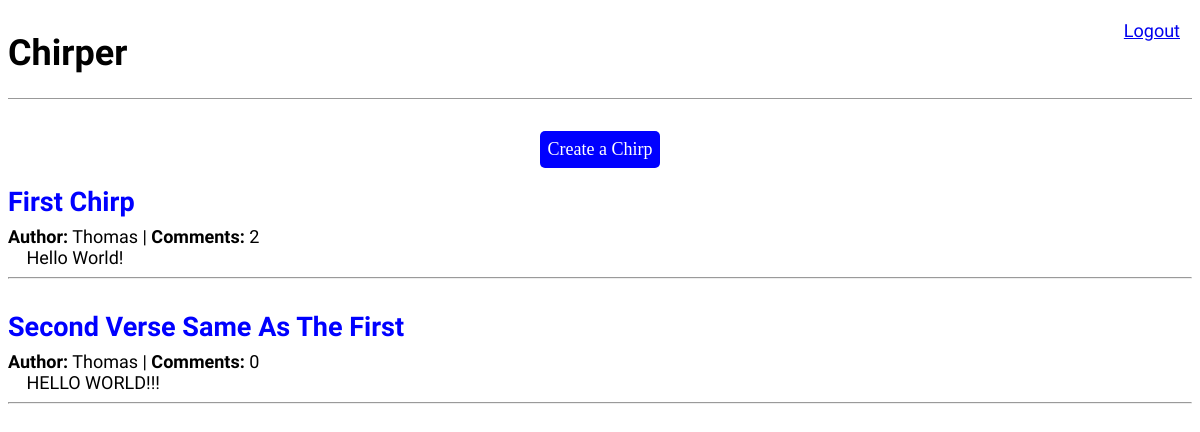
Before: /dashboard/ with the older database file.
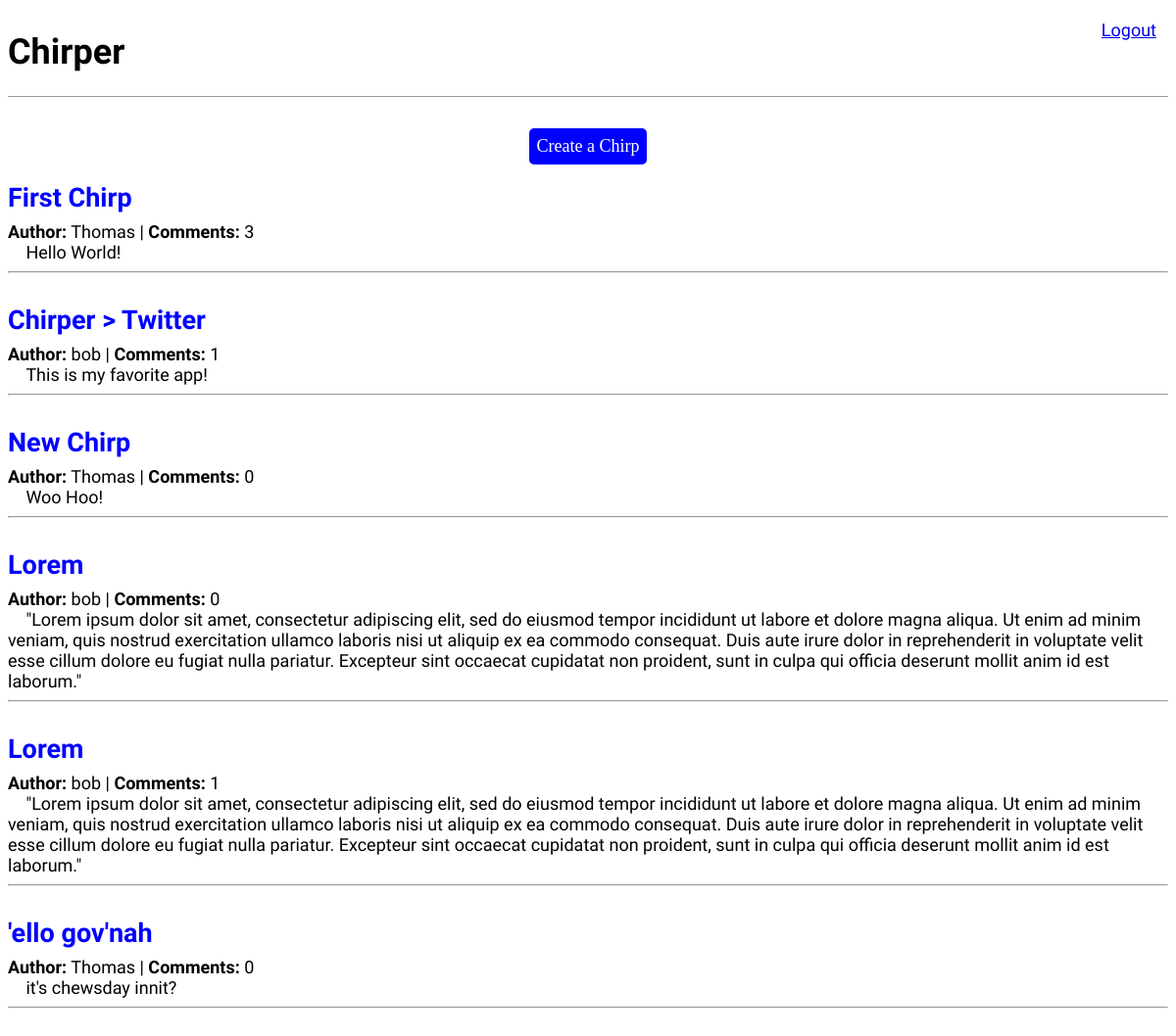
After: the same page with the newer database file.
### chirper/models.py (models this page shows, shortened)
class Chirp(models.Model):
    title = models.CharField(max_length=50)
    chirper = models.ForeignKey( "auth.User", on_delete=models.CASCADE,)
    body = models.TextField()

### chirper/views.py (the view)
# urls.py: path("dashboard/", ChirpListView.as_view(), name="dashboard"),
class ChirpListView(ListView):
    model = Chirp
    template_name = "dashboard.html"

### templates/dashboard.html (shortened to what this page needs)
{% extends "base.html" %}
{% block content %}
<div style="text-align: center;">
    <form method="get" action="{% url 'create_chirp' %}">
        <button class="create-chirp-button" type="submit">Create a Chirp</button>
    </form>
</div>
{% for chirp in chirp_list %}
    <div class="chirp-entry">
        <h2><a href="{% url 'chirp_detail' chirp.pk %}">{{ chirp.title }}</a></h2>
        <p><b>Author:</b> {{ chirp.chirper }} | <b>Comments:</b> {{ chirp.comment_set.count }}</p>
        <p>&emsp;{{ chirp.body }}</p>
        <hr>
    </div>
{% endfor %}
{% endblock content %}

### templates/base.html (shortened to what this page needs)
{% load static %}
<html>
    <head>
        <link href="{% static 'css/base.css' %}" rel="stylesheet">
    </head>
    <body class="{% block bodyclass %}{{ body_class }}{% endblock %}">
        <header>
            <h1>{% if user.is_authenticated %}<a href="{% url 'dashboard' %}">{% endif %}Chirper</a></h1>
            <div class="logout-link">
                <a href="{% url 'logout' %}">Logout</a>
            </div>
        </header>
        <div>
            {% block content %} {% endblock content %}
        </div>
    </body>
</html>

### static/css/base.css (style rules this page uses)
body { font-family: 'Source Sans Pro', sans-serif; font-size: 18px; }
header { border-bottom: 1px solid #999; margin-bottom: 2rem; display: flex; }
.chirp-entry { margin-bottom: 2rem; }
.chirp-entry h2 { margin: 0.5rem 0; }
.chirp-entry h2 a, .chirp-entry h2 a:visited { color: blue; text-decoration: none; }
.chirp-entry p { margin: 0; font-weight: 400; }
.logout-link { position: fixed; top: 20px; right: 20px; z-index: 9999; color: red; }
.create-chirp-button { background-color: blue; color: white; padding: 8px; border: none; cursor: pointer; text-decoration: none; border-radius: 5px; font-family: cursive; font-size: 18px; }

Changed rows visible on the page:
removed Chirp: title "Second Verse Same As The First", chirper "Thomas", comment_set.count "0", body "HELLO WORLD!!!"
computed for Chirp "First Chirp": comment_set.count "2" → "3"
added Chirp: title "Chirper > Twitter", chirper "bob", comment_set.count "1", body "This is my favorite app!"
added Chirp: title "New Chirp", chirper "Thomas", comment_set.count "0", body "Woo Hoo!"
added Chirp: title "Lorem", chirper "bob", comment_set.count "0", body "\"Lorem ipsum dolor sit amet, consectetur adipiscing elit, sed do eiusmod tempor incididunt ut labore et dolore magna aliqua. Ut enim ad minim veniam, quis nostrud exercitation ullamco laboris nisi ut aliquip ex ea commodo consequat. Duis aute irure dolor in reprehenderit in voluptate velit esse cillum dolore eu fugiat nulla pariatur. Excepteur sint occaecat cupidatat non proident, sunt in culpa qui officia deserunt mollit anim id est laborum.\""
added Chirp: title "Lorem", chirper "bob", comment_set.count "1", body "\"Lorem ipsum dolor sit amet, consectetur adipiscing elit, sed do eiusmod tempor incididunt ut labore et dolore magna aliqua. Ut enim ad minim veniam, quis nostrud exercitation ullamco laboris nisi ut aliquip ex ea commodo consequat. Duis aute irure dolor in reprehenderit in voluptate velit esse cillum dolore eu fugiat nulla pariatur. Excepteur sint occaecat cupidatat non proident, sunt in culpa qui officia deserunt mollit anim id est laborum.\""
added Chirp: title "'ello gov'nah", chirper "Thomas", comment_set.count "0", body "it's chewsday innit?"
